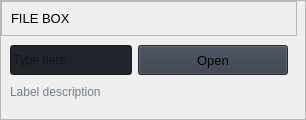
                        <widget class="QFrame" name="row_1">
                         <property name="frameShape">
                          <enum>QFrame::Shape::StyledPanel</enum>
                         </property>
                         <property name="frameShadow">
                          <enum>QFrame::Shadow::Raised</enum>
                         </property>
                         <widget class="QFrame" name="frame_div_content_1">
                          <property name="geometry">
                           <rect>
                            <x>1</x>
                            <y>1</y>
                            <width>296</width>
                            <height>110</height>
                           </rect>
                          </property>
                          <property name="minimumSize">
                           <size>
                            <width>0</width>
                            <height>110</height>
                           </size>
                          </property>
                          <property name="maximumSize">
                           <size>
                            <width>16777215</width>
                            <height>110</height>
                           </size>
                          </property>
                          <property name="frameShape">
                           <enum>QFrame::Shape::NoFrame</enum>
                          </property>
                          <property name="frameShadow">
                           <enum>QFrame::Shadow::Raised</enum>
                          </property>
                          <layout class="QVBoxLayout" name="verticalLayout_17">
                           <property name="spacing">
                            <number>0</number>
                           </property>
                           <property name="leftMargin">
                            <number>0</number>
                           </property>
                           <property name="topMargin">
                            <number>0</number>
                           </property>
                           <property name="rightMargin">
                            <number>0</number>
                           </property>
                           <property name="bottomMargin">
                            <number>0</number>
                           </property>
                           <item>
                            <widget class="QFrame" name="frame_title_wid_1">
                             <property name="maximumSize">
                              <size>
                               <width>16777215</width>
                               <height>35</height>
                              </size>
                             </property>
                             <property name="frameShape">
                              <enum>QFrame::Shape::StyledPanel</enum>
                             </property>
                             <property name="frameShadow">
                              <enum>QFrame::Shadow::Raised</enum>
                             </property>
                             <layout class="QVBoxLayout" name="verticalLayout_18">
                              <item>
                               <widget class="QLabel" name="labelBoxBlenderInstalation">
                                <property name="font">
                                 <font>
                                  <family>Segoe UI</family>
                                  <pointsize>10</pointsize>
                                  <italic>false</italic>
                                  <bold>false</bold>
                                 </font>
                                </property>
                                <property name="styleSheet">
                                 <string notr="true"/>
                                </property>
                                <property name="text">
                                 <string>FILE BOX</string>
                                </property>
                               </widget>
                              </item>
                             </layout>
                            </widget>
                           </item>
                           <item>
                            <widget class="QFrame" name="frame_content_wid_1">
                             <property name="frameShape">
                              <enum>QFrame::Shape::NoFrame</enum>
                             </property>
                             <property name="frameShadow">
                              <enum>QFrame::Shadow::Raised</enum>
                             </property>
                             <layout class="QHBoxLayout" name="horizontalLayout_9">
                              <item>
                               <layout class="QGridLayout" name="gridLayout">
                                <property name="bottomMargin">
                                 <number>0</number>
                                </property>
                                <item row="0" column="0">
                                 <widget class="QLineEdit" name="lineEdit">
                                  <property name="minimumSize">
                                   <size>
                                    <width>0</width>
                                    <height>30</height>
                                   </size>
                                  </property>
                                  <property name="styleSheet">
                                   <string notr="true">background-color: rgb(33, 37, 43);</string>
                                  </property>
                                  <property name="text">
                                   <string/>
                                  </property>
                                  <property name="placeholderText">
                                   <string>Type here</string>
                                  </property>
                                 </widget>
                                </item>
                                <item row="0" column="1">
                                 <widget class="QPushButton" name="pushButton">
                                  <property name="minimumSize">
                                   <size>
                                    <width>150</width>
                                    <height>30</height>
                                   </size>
                                  </property>
                                  <property name="font">
                                   <font>
                                    <family>Segoe UI</family>
                                    <pointsize>10</pointsize>
                                    <italic>false</italic>
                                    <bold>false</bold>
                                   </font>
                                  </property>
                                  <property name="cursor">
                                   <cursorShape>PointingHandCursor</cursorShape>
                                  </property>
                                  <property name="styleSheet">
                                   <string notr="true">background-color: rgb(52, 59, 72);</string>
                                  </property>
                                  <property name="text">
                                   <string>Open</string>
                                  </property>
                                  <property name="icon">
                                   <iconset resource="../pyqt6/Modern_GUI_PyDracula_PySide6_or_PyQt6/resources.qrc">
                                    <normaloff>:/icons/images/icons/cil-folder-open.png</normaloff>:/icons/images/icons/cil-folder-open.png</iconset>
                                  </property>
                                 </widget>
                                </item>
                                <item row="1" column="0" colspan="2">
                                 <widget class="QLabel" name="labelVersion_3">
                                  <property name="styleSheet">
                                   <string notr="true">color: rgb(113, 126, 149);</string>
                                  </property>
                                  <property name="lineWidth">
                                   <number>1</number>
                                  </property>
                                  <property name="text">
                                   <string>Label description</string>
                                  </property>
                                  <property name="alignment">
                                   <set>Qt::AlignmentFlag::AlignLeading|Qt::AlignmentFlag::AlignLeft|Qt::AlignmentFlag::AlignVCenter</set>
                                  </property>
                                 </widget>
                                </item>
                               </layout>
                              </item>
                             </layout>
                            </widget>
                           </item>
                          </layout>
                         </widget>
                        </widget>
